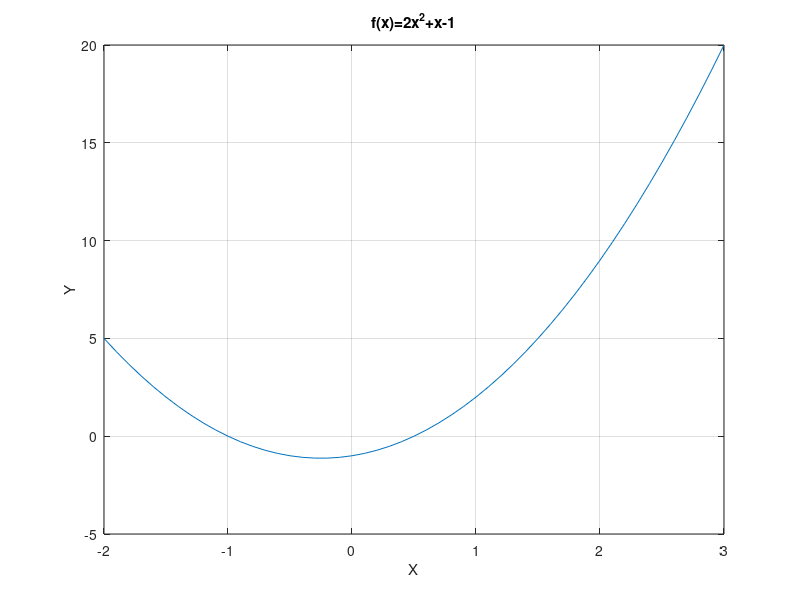

MATLAB code for this plot:
% Octave Script
% Title       : Modelos Matematicos
% Description : Graficar  
% Author      : Erika Amairani Leonardo Arce
% Date        : 23 de junio 2021
% Version     : 1
% Notes       : funcion f(x)=2x^2+x-1


clc

%Grafica
x=-2:0.1:3;
y=2*x.^2+x-1;
% Dibujar grafica
plot(x,y)
grid on; 
% Titulo
title("f(x)=2x^2+x-1");
% Etiqueta para x
xlabel("X");
% Etiqueta para y
ylabel("Y");
